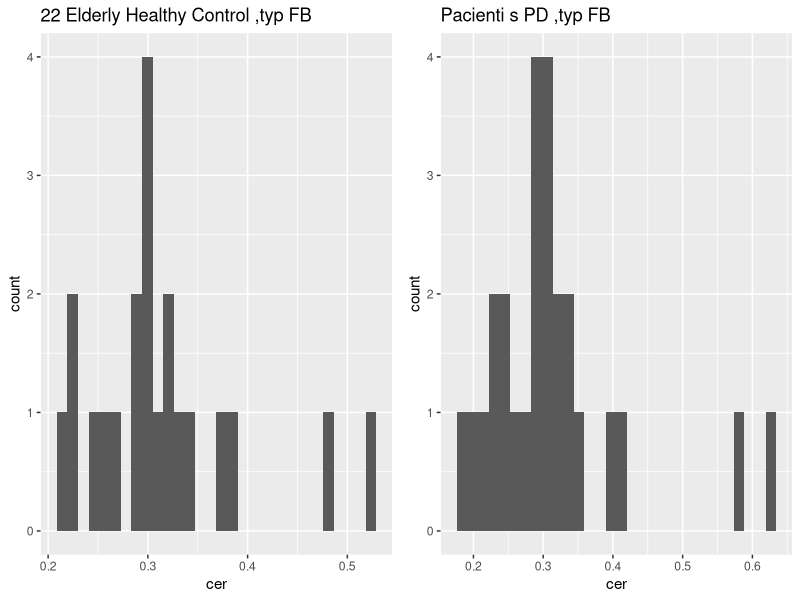
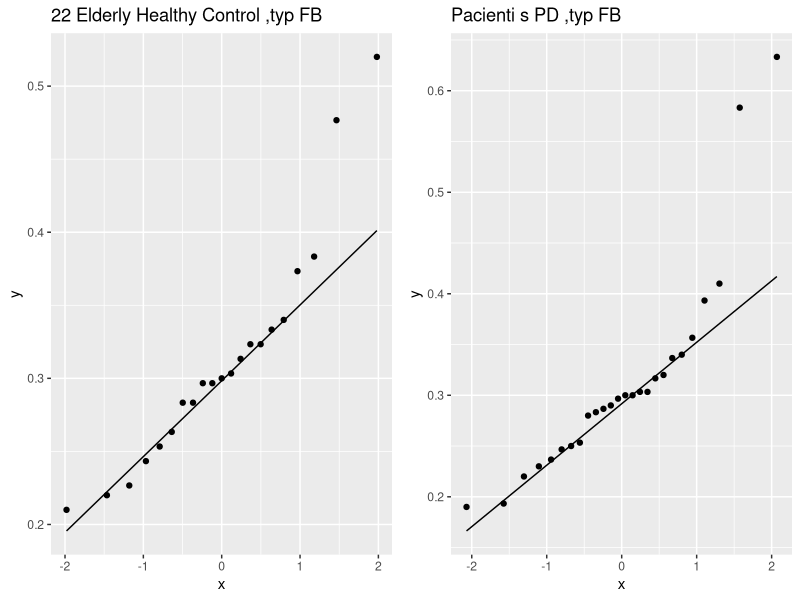
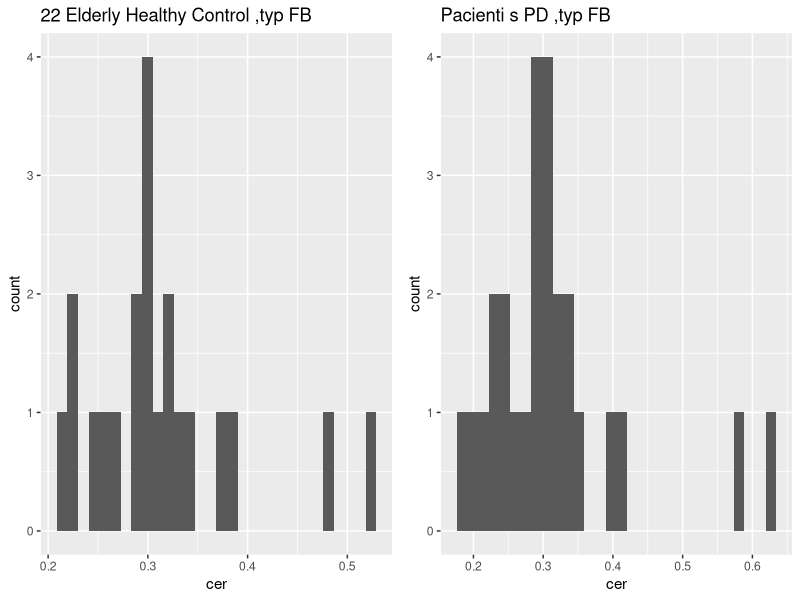
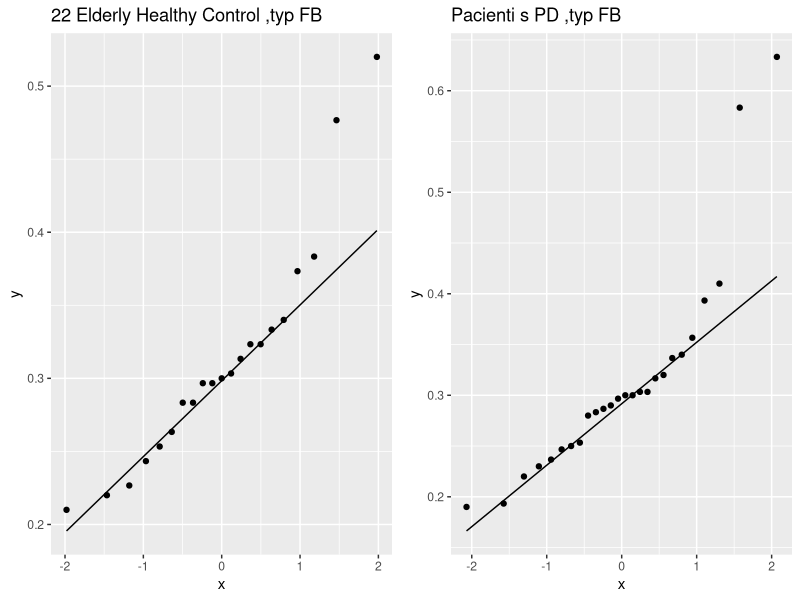

Reproduce these figures in R, in order.
library(tidyverse)
library(ggpubr)
library(purrr)
library(writexl)

# root file control

if (!dir.exists("data-input")){
  dir.create("data-input")
}

if (!dir.exists("data-output")){
  dir.create("data-output")
}

if (!dir.exists("data-interim")){
  dir.create("data-interim")
}

# control group all file types (in YHC only b and pr)
df0 = read.csv("data-input/22ehc_2804.csv", header = TRUE) |> as_tibble()
names(df0)

# patients group all file types
df1 = read.csv("data-input/28ppd_2804.csv", header = TRUE) |> as_tibble()
names(df1)

dataset = "celé nahrávky"
filecode2analyze = "FB" # either B/PR/FB or PR for split words data
cg2analyze = df0 |> select(group) |>
  distinct() |>
  as.character()

finalpath = paste0("data-interim/normalita", filecode2analyze,"_",cg2analyze,"_vs_ppd.csv")

# visual normality => hist, q-q ----
# histograms ----
h0 = df0 |> filter(file_code == filecode2analyze) |>
  ggplot(mapping = aes(x = cer)) + 
  geom_histogram() + 
  ggtitle(paste0(cg2analyze, " ,typ ", filecode2analyze))

h1 = df1 |> filter(file_code == filecode2analyze) |>
  ggplot(mapping = aes(x = cer)) + 
  geom_histogram() + 
  ggtitle(paste0("Pacienti s PD", " ,typ ", filecode2analyze))

figure  = ggarrange(h0, h1)

figure

ggsave(filename = paste0("data-output/hist_",cg2analyze,"_vs_ppd_", filecode2analyze, ".png"))

# q-q plots ----

h0 = df0 |> filter(file_code == filecode2analyze) |>
  ggplot(mapping = aes(sample = cer)) + 
  stat_qq() +
  stat_qq_line() +
  ggtitle(paste0(cg2analyze, " ,typ ", filecode2analyze))

h1 = df1 |> filter(file_code == filecode2analyze) |>
  ggplot(mapping = aes(sample = cer)) + 
  stat_qq() +
  stat_qq_line() + 
  ggtitle(paste0("Pacienti s PD", " ,typ ", filecode2analyze))

figure  = ggarrange(h0, h1)

figure

ggsave(filename = paste0("data-output/qq_",cg2analyze,"_vs_ppd_", filecode2analyze, ".png"))

# shapiro-wilk normality test ----
# df0 is either yhc or ehc

shapiro0_raw = df0 |> filter(file_code == filecode2analyze) |>
  select(cer) |>
  unlist() |>
  as.numeric()

sw = shapiro.test(shapiro0_raw)
typ_dat = "raw"
vysledky0 = tibble(dataset, cg2analyze, typ_dat, filecode2analyze, sw$statistic, sw$p.value)
vysledky1 = vysledky0

# transform data
# transform back
# data_back = sin(transormed_data)^2

shapiro0_t = asin(sqrt(shapiro0_raw))
sw = shapiro.test(shapiro0_t)
typ_dat = "transformed"
vysledky0 = tibble(dataset, cg2analyze, typ_dat, filecode2analyze, sw$statistic, sw$p.value)
vysledky1 = bind_rows(vysledky1, vysledky0)

# df1 are always patiens with pd
shapiro1_raw = df1 |> filter(file_code == filecode2analyze) |>
  select(cer) |>
  unlist() |>
  as.numeric()

sw = shapiro.test(shapiro1_raw)
typ_dat = "raw"
cg2analyze = "28 People with Parkinson's disease"
vysledky0 = tibble(dataset, cg2analyze, typ_dat, filecode2analyze, sw$statistic, sw$p.value)
vysledky1 = bind_rows(vysledky1, vysledky0)

shapiro1_t = asin(sqrt(shapiro1_raw))
sw = shapiro.test(shapiro1_t)
typ_dat = "transformed"
vysledky0 = tibble(dataset, cg2analyze, typ_dat, filecode2analyze, sw$statistic, sw$p.value)
vysledky1 = bind_rows(vysledky1, vysledky0)

vysledky = vysledky1

write.csv(vysledky, finalpath)

# bind all csv's data when all combinations are done

# f = list.files("data-interim", full.names = TRUE)
# 
# alldf = map(f, function(x){
#   csvdf = read.csv(x) |> as_tibble()
#   
#   return(csvdf)
# }) |> bind_rows() |>
#   distinct(cg2analyze, typ_dat, filecode2analyze, .keep_all = TRUE) |>
#   select(-c(X)) |>
#   write_xlsx(path = "data-output/normality_all.xlsx")
